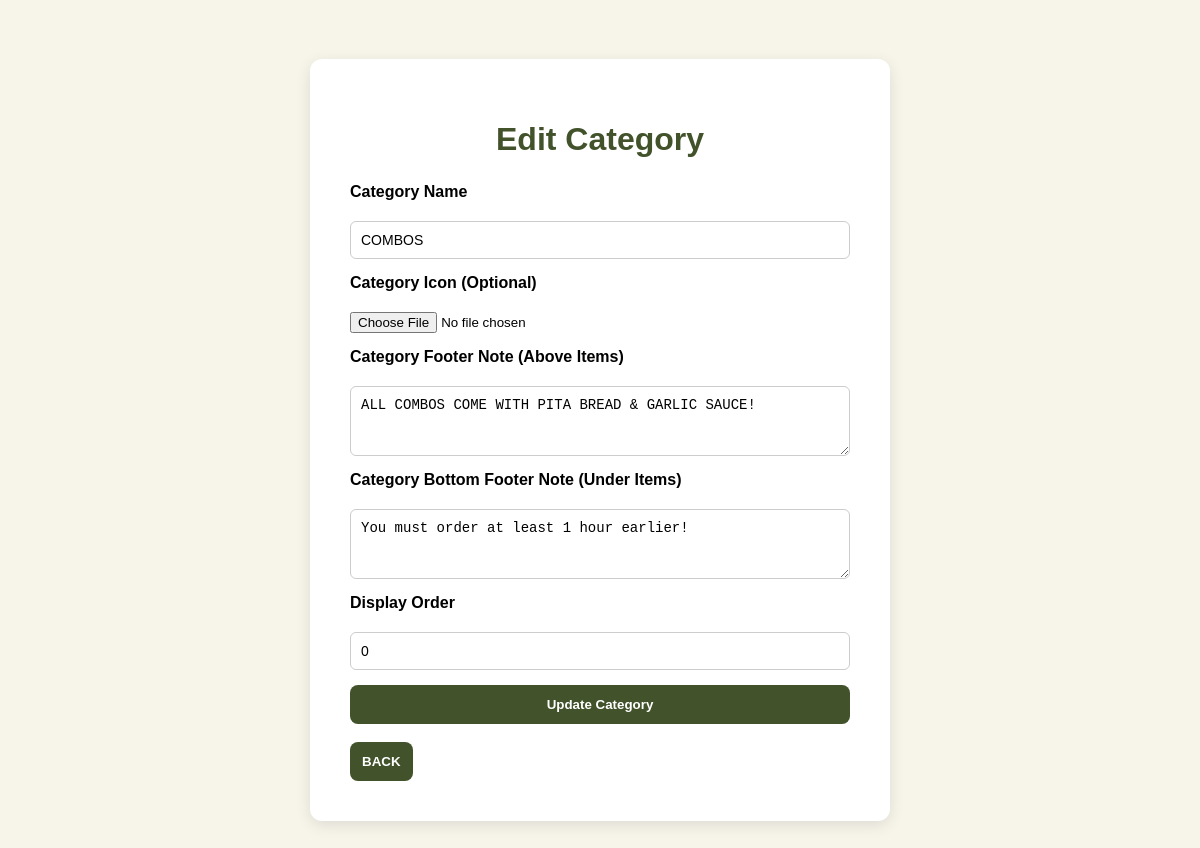
Screenshot of /admin/editCategory?category=COMBOS (signed in) with the database file from the repository.
### tables this page shows
CREATE TABLE `categories` (
  `cat_id` int(11) NOT NULL,
  `cat_name` text NOT NULL,
  `cat_picture` text NOT NULL,
  `cat_icon` text DEFAULT NULL,
  `Order` int(11) NOT NULL,
  `cat_footer` text DEFAULT NULL,
  `cat_footer_bottom` text DEFAULT NULL
);

### admin/editCategory.php (the view, shortened to what this page needs)
<?php
include "../includes/connection.php";
$row = null;
if (isset($_GET["category"])) {
    $category_name = $_GET["category"];
    $stmt = $conn->prepare("SELECT * FROM categories WHERE cat_name = ?");
    $stmt->bind_param("s", $category_name);
    $stmt->execute();
    $result = $stmt->get_result();
    $row = $result->fetch_assoc();
}
?>
<!DOCTYPE html>
<html lang="en">
<head>
    <link rel="stylesheet" href="../assets/css/admin_form.css">
</head>
<body>
    <div class="form-container">
        <h1>Edit Category</h1>
        <form action="editCategory.php?category=<?php echo urlencode($row['cat_name']); ?>" method="POST" enctype="multipart/form-data">
            <label for="item-name">Category Name</label>
            <input type="text" id="item-name" name="cat-name" value="<?php echo htmlspecialchars($row['cat_name']); ?>" required>
            <label for="cat-icon">Category Icon (Optional)</label>
            <input type="file" name="cat-icon" id="cat-icon">
            <label for="cat_footer">Category Footer Note (Above Items)</label>
            <textarea id="cat_footer" name="cat_footer" rows="3"><?php echo htmlspecialchars($row['cat_footer'] ?? ''); ?></textarea>
            <label for="cat_footer_bottom">Category Bottom Footer Note (Under Items)</label>
            <textarea id="cat_footer_bottom" name="cat_footer_bottom" rows="3"><?php echo htmlspecialchars($row['cat_footer_bottom'] ?? ''); ?></textarea>
            <label for="cat_order">Display Order</label>
            <input type="number" name="cat_order" id="cat_order" value="<?php echo (int)($row['Order'] ?? 0); ?>" min="0" placeholder="0 = first">
            <button type="submit" name="submit" value="submit">Update Category</button>
        </form>
        <br>
        <a href="viewCategories" class="back-link"><button type="button">BACK</button></a>
    </div>
</body>
</html>

### assets/css/admin_form.css (style rules this page uses)
body { margin: 0; font-family: "Poppins", sans-serif; background: #F7F5EA; display: flex; justify-content: center; align-items: center; min-height: 100vh; padding: 40px 0; display: flex; justify-content: center; align-items: center; }
.form-container { background: white; padding: 40px; border-radius: 12px; box-shadow: 0 4px 15px rgba(0, 0, 0, 0.1); width: 500px; margin: auto; }
h1 { margin-bottom: 25px; text-align: center; color: #42522B; }
form { display: flex; flex-direction: column; gap: 15px; }
label { font-weight: bold; margin-bottom: 5px; }
input[type="text"], input[type="number"], select { padding: 10px; border: 1px solid #ccc; border-radius: 6px; font-size: 14px; }
button { padding: 12px; background: #42522B; color: white; font-weight: bold; border: none; border-radius: 8px; cursor: pointer; transition: background 0.3s ease; }
textarea { padding: 10px; border: 1px solid #ccc; border-radius: 6px; font-size: 14px; resize: vertical; }

### rows the page displays
categories: cat-name "COMBOS", cat_footer "ALL COMBOS COME WITH PITA BREAD & GARLIC SAUCE!", cat_footer_bottom "You must order at least 1 hour earlier!", cat_order "0"
